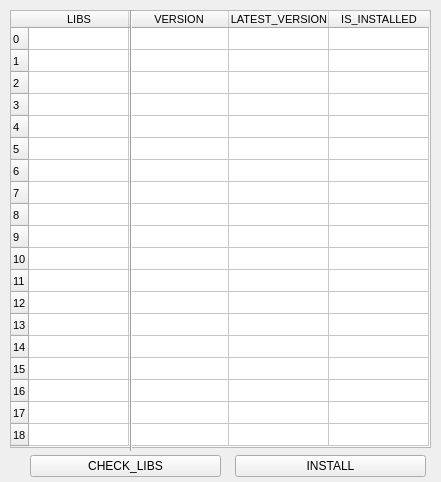
<?xml version="1.0" encoding="UTF-8"?>
<ui version="4.0">
 <class>MainWindow</class>
 <widget class="QMainWindow" name="MainWindow">
  <property name="geometry">
   <rect>
    <x>0</x>
    <y>0</y>
    <width>441</width>
    <height>482</height>
   </rect>
  </property>
  <property name="windowTitle">
   <string>MainWindow</string>
  </property>
  <widget class="QWidget" name="centralwidget">
   <widget class="QToolButton" name="btn_install">
    <property name="geometry">
     <rect>
      <x>235</x>
      <y>455</y>
      <width>191</width>
      <height>22</height>
     </rect>
    </property>
    <property name="text">
     <string>INSTALL</string>
    </property>
   </widget>
   <widget class="QTableWidget" name="table_libs">
    <property name="geometry">
     <rect>
      <x>10</x>
      <y>10</y>
      <width>421</width>
      <height>438</height>
     </rect>
    </property>
    <property name="font">
     <font>
      <pointsize>8</pointsize>
     </font>
    </property>
    <property name="layoutDirection">
     <enum>Qt::LeftToRight</enum>
    </property>
    <attribute name="horizontalHeaderDefaultSectionSize">
     <number>100</number>
    </attribute>
    <attribute name="horizontalHeaderMinimumSectionSize">
     <number>19</number>
    </attribute>
    <attribute name="verticalHeaderDefaultSectionSize">
     <number>22</number>
    </attribute>
    <row>
     <property name="text">
      <string>0</string>
     </property>
    </row>
    <row>
     <property name="text">
      <string>1</string>
     </property>
    </row>
    <row>
     <property name="text">
      <string>2</string>
     </property>
    </row>
    <row>
     <property name="text">
      <string>3</string>
     </property>
    </row>
    <row>
     <property name="text">
      <string>4</string>
     </property>
    </row>
    <row>
     <property name="text">
      <string>5</string>
     </property>
    </row>
    <row>
     <property name="text">
      <string>6</string>
     </property>
    </row>
    <row>
     <property name="text">
      <string>7</string>
     </property>
    </row>
    <row>
     <property name="text">
      <string>8</string>
     </property>
    </row>
    <row>
     <property name="text">
      <string>9</string>
     </property>
    </row>
    <row>
     <property name="text">
      <string>10</string>
     </property>
    </row>
    <row>
     <property name="text">
      <string>11</string>
     </property>
    </row>
    <row>
     <property name="text">
      <string>12</string>
     </property>
    </row>
    <row>
     <property name="text">
      <string>13</string>
     </property>
    </row>
    <row>
     <property name="text">
      <string>14</string>
     </property>
    </row>
    <row>
     <property name="text">
      <string>15</string>
     </property>
    </row>
    <row>
     <property name="text">
      <string>16</string>
     </property>
    </row>
    <row>
     <property name="text">
      <string>17</string>
     </property>
    </row>
    <row>
     <property name="text">
      <string>18</string>
     </property>
    </row>
    <column>
     <property name="text">
      <string>LIBS</string>
     </property>
    </column>
    <column>
     <property name="text">
      <string>VERSION</string>
     </property>
    </column>
    <column>
     <property name="text">
      <string>LATEST_VERSION</string>
     </property>
    </column>
    <column>
     <property name="text">
      <string>IS_INSTALLED</string>
     </property>
    </column>
    <item row="0" column="0">
     <property name="text">
      <string/>
     </property>
    </item>
    <item row="0" column="1">
     <property name="text">
      <string/>
     </property>
    </item>
    <item row="1" column="0">
     <property name="text">
      <string/>
     </property>
    </item>
    <item row="1" column="1">
     <property name="text">
      <string/>
     </property>
    </item>
    <item row="2" column="0">
     <property name="text">
      <string/>
     </property>
    </item>
    <item row="2" column="1">
     <property name="text">
      <string/>
     </property>
    </item>
    <item row="3" column="0">
     <property name="text">
      <string/>
     </property>
    </item>
    <item row="3" column="1">
     <property name="text">
      <string/>
     </property>
    </item>
    <item row="4" column="0">
     <property name="text">
      <string/>
     </property>
    </item>
    <item row="4" column="1">
     <property name="text">
      <string/>
     </property>
    </item>
    <item row="5" column="0">
     <property name="text">
      <string/>
     </property>
    </item>
    <item row="5" column="1">
     <property name="text">
      <string/>
     </property>
    </item>
    <item row="6" column="0">
     <property name="text">
      <string/>
     </property>
    </item>
    <item row="6" column="1">
     <property name="text">
      <string/>
     </property>
    </item>
    <item row="7" column="0">
     <property name="text">
      <string/>
     </property>
    </item>
    <item row="7" column="1">
     <property name="text">
      <string/>
     </property>
    </item>
   </widget>
   <widget class="QToolButton" name="btn_check_libs">
    <property name="geometry">
     <rect>
      <x>30</x>
      <y>455</y>
      <width>191</width>
      <height>22</height>
     </rect>
    </property>
    <property name="text">
     <string>CHECK_LIBS</string>
    </property>
   </widget>
   <widget class="Line" name="line">
    <property name="geometry">
     <rect>
      <x>121</x>
      <y>10</y>
      <width>20</width>
      <height>441</height>
     </rect>
    </property>
    <property name="orientation">
     <enum>Qt::Vertical</enum>
    </property>
   </widget>
  </widget>
 </widget>
 <resources/>
 <connections/>
</ui>
